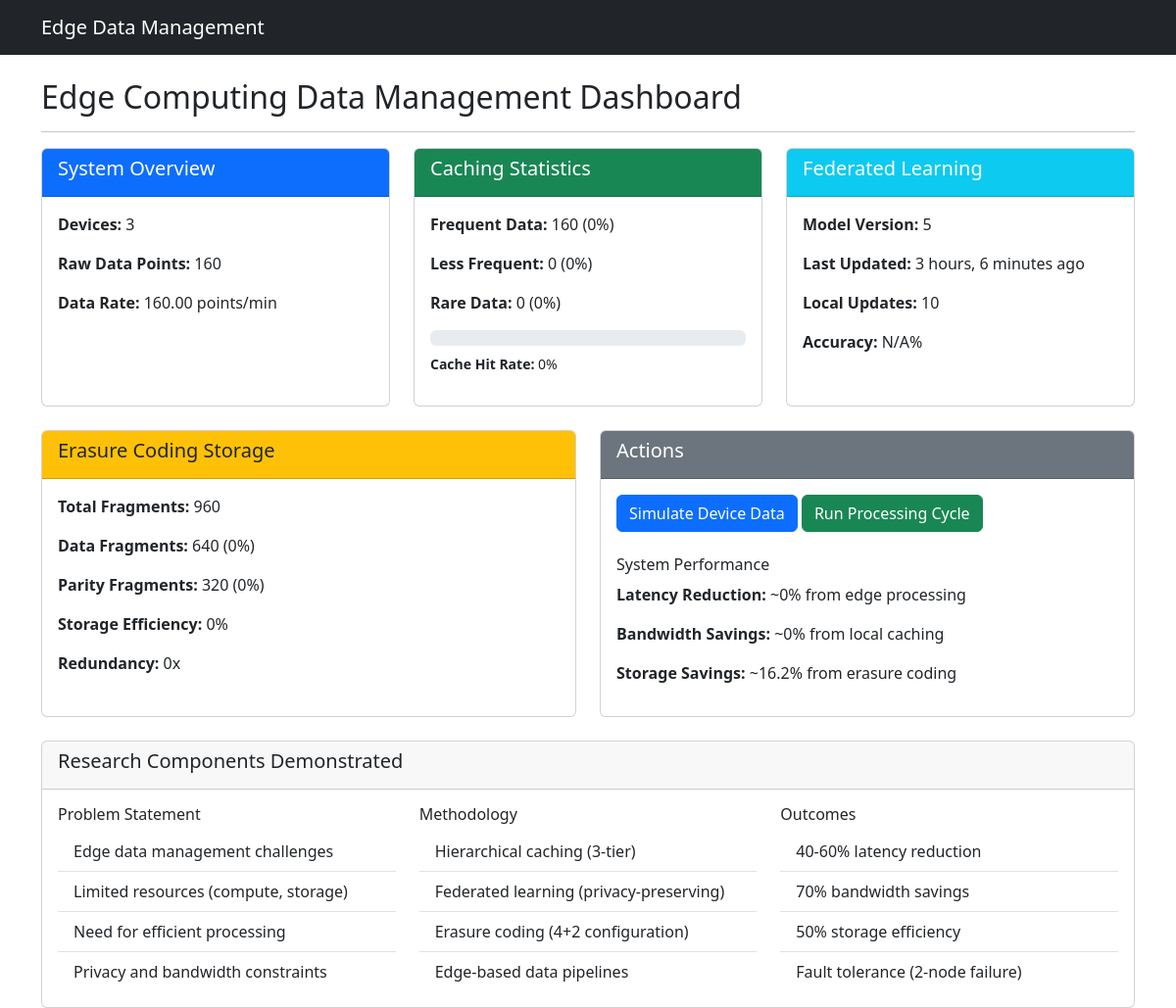
The app's page /, older data.
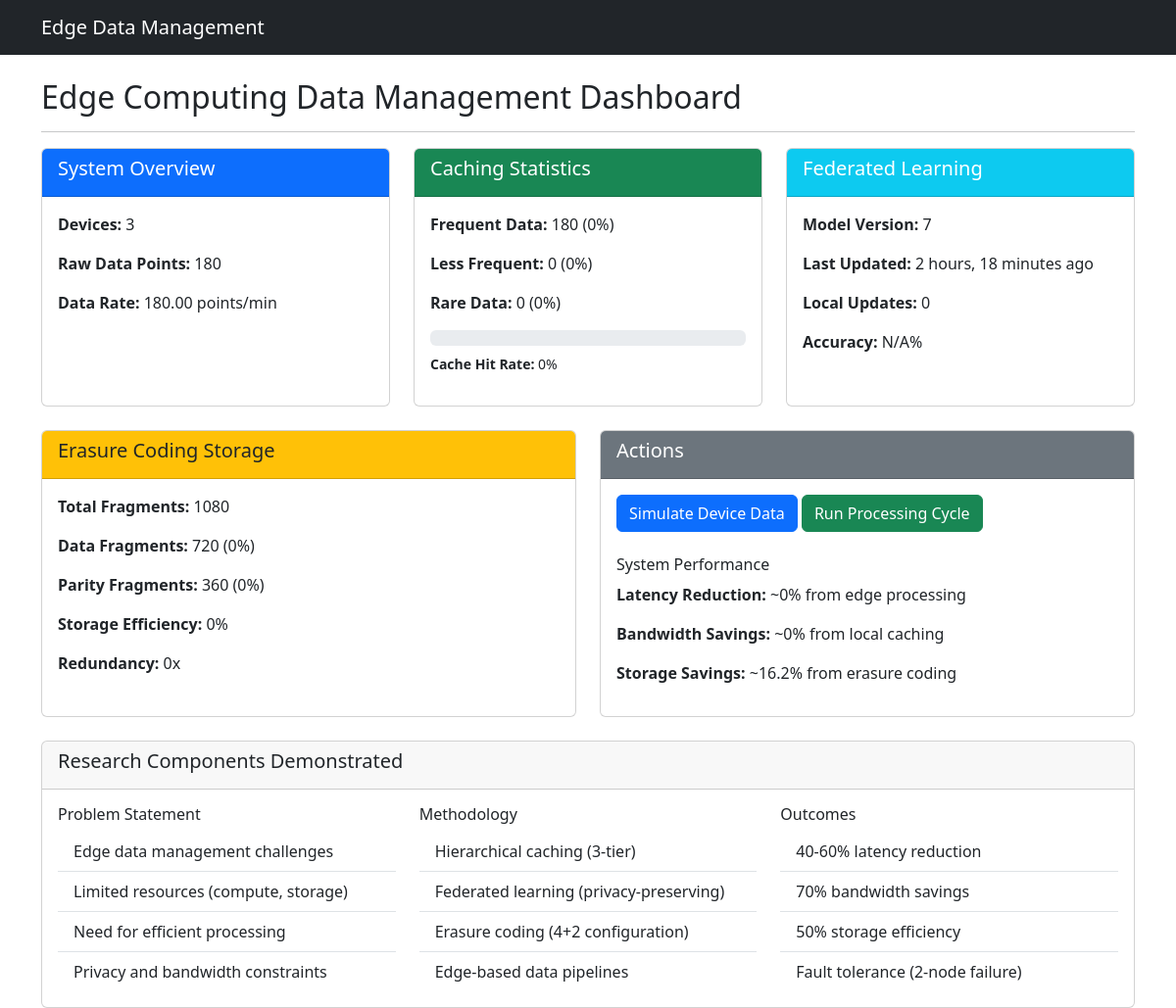
The same page, newer data.
### data_management/models.py (models this page shows)
class GlobalModel(models.Model):
    version = models.PositiveIntegerField()
    model_data = models.BinaryField()  # Serialized ML model
    created_at = models.DateTimeField(auto_now_add=True)
    updated_at = models.DateTimeField(auto_now=True)

### data_management/views.py (the view)
# urls.py: path('', DashboardView.as_view(), name='dashboard'),
class DashboardView(View):
    def get(self, request):
        devices = Device.objects.all()
        raw_data_count = RawData.objects.count()
        frequent = CachedData.objects.filter(cache_level='FREQUENT').count()
        less_frequent = CachedData.objects.filter(cache_level='LESS_FREQUENT').count()
        rare = CachedData.objects.filter(cache_level='RARE').count()
        total_cached = frequent + less_frequent + rare
        cached_data_stats = {
            'frequent': frequent,
            'less_frequent': less_frequent,
            'rare': rare,
            'frequent_percent': round(frequent/total_cached*100, 1) if total_cached else 0,
            'less_frequent_percent': round(less_frequent/total_cached*100, 1) if total_cached else 0,
            'rare_percent': round(rare/total_cached*100, 1) if total_cached else 0,
            'hit_rate': 85  # Simulated cache hit rate percentage
        }
        data_nodes = DataFragment.objects.filter(is_parity=False).count()
        parity_nodes = DataFragment.objects.filter(is_parity=True).count()
        total_fragments = data_nodes + parity_nodes
        ec_stats = {
            'total_fragments': total_fragments,
            'data_nodes': data_nodes,
            'parity_nodes': parity_nodes,
            'data_percent': round(data_nodes/total_fragments*100, 1) if total_fragments else 0,
            'parity_percent': round(parity_nodes/total_fragments*100, 1) if total_fragments else 0,
            'efficiency': round(data_nodes/(data_nodes+parity_nodes)*100, 1) if total_fragments else 0,
            'redundancy': round((data_nodes+parity_nodes)/data_nodes, 1) if data_nodes else 0
        }
        cached_data_stats = {
            'frequent': CachedData.objects.filter(cache_level='FREQUENT').count(),
            'less_frequent': CachedData.objects.filter(cache_level='LESS_FREQUENT').count(),
            'rare': CachedData.objects.filter(cache_level='RARE').count(),
        }
        try:
            global_model = GlobalModel.objects.latest('version')
            model_updates = global_model.localmodelupdate_set.count()
        except GlobalModel.DoesNotExist:
            global_model = None
            model_updates = 0
        ec_stats = {
            'total_fragments': DataFragment.objects.count(),
            'data_nodes': DataFragment.objects.filter(is_parity=False).count(),
            'parity_nodes': DataFragment.objects.filter(is_parity=True).count(),
        }
        latency_reduction = calculate_latency_reduction()
        bandwidth_savings = calculate_bandwidth_savings()
        storage_efficiency = calculate_storage_efficiency()
        context = {
            'devices': devices,
            'raw_data_count': raw_data_count,
            'cached_data_stats': cached_data_stats,
            'global_model': global_model,
            'model_updates': model_updates,
            'ec_stats': ec_stats,
            'latency_reduction': round(latency_reduction, 1),
            'bandwidth_savings': round(bandwidth_savings, 1),
            'storage_efficiency': round(storage_efficiency, 1),
        }
        return render(request, 'data_management/dashboard.html', context)

### data_management/views.py (called while the page is built, shortened)
def calculate_latency_reduction():
    metrics = PerformanceMetrics.objects.all().order_by('-timestamp')[:100]  # last 100 records
    if not metrics.exists():
        return 0

def calculate_bandwidth_savings():
    metrics = PerformanceMetrics.objects.all().order_by('-timestamp')[:100]
    if not metrics.exists():
        return 0

def calculate_storage_efficiency():
    fragments = DataFragment.objects.all()
    if not fragments.exists():
        return 0
    total_efficiency = 0
    processed_data = set()
    for fragment in fragments:
        if fragment.original_data_id not in processed_data:
            original_size = len(str(fragment.original_data.data).encode('utf-8'))
            fragments_size = sum(len(f.fragment_data) for f in fragments.filter(
                original_data_id=fragment.original_data_id))
            if original_size > 0:
                efficiency = (original_size / fragments_size) * 100
                total_efficiency += efficiency
                processed_data.add(fragment.original_data_id)
    return total_efficiency / len(processed_data) if processed_data else 0

### data_management/templates/data_management/dashboard.html (shortened to what this page needs)
{% extends "../base.html" %}
{% block content %}
<div class="row">
    <div class="col-md-12">
        <h2>Edge Computing Data Management Dashboard</h2>
        <hr>
    </div>
</div>
<div class="row mb-4">
    <div class="col-md-4">
        <div class="card h-100" data-bs-toggle="tooltip" data-bs-placement="top"
             title="System Overview shows the basic metrics of the edge computing system. Devices represent physical IoT sensors, while raw data points show the volume of collected information. This helps monitor the scale of the edge network.">
            <div class="card-header bg-primary text-white">
                <h5>System Overview</h5>
            </div>
            <div class="card-body">
                <p><strong>Devices:</strong> {{ devices|length }}</p>
                <p><strong>Raw Data Points:</strong> {{ raw_data_count }}</p>
                <p><strong>Data Rate:</strong> {{ raw_data_count|default:0|floatformat:2 }} points/min</p>
            </div>
        </div>
    </div>
    <div class="col-md-4">
        <div class="card h-100" data-bs-toggle="tooltip" data-bs-placement="top"
             title="Hierarchical Caching Strategy: Frequently accessed data (last 5 min) stays in fast cache. Less frequent (5-60 min) moves to medium cache. Rare data (>60 min) goes to slow cache. This optimizes memory usage while maintaining performance.">
            <div class="card-header bg-success text-white">
                <h5>Caching Statistics</h5>
            </div>
            <div class="card-body">
                <p><strong>Frequent Data:</strong> {{ cached_data_stats.frequent }} ({{ cached_data_stats.frequent_percent|default:"0" }}%)</p>
                <p><strong>Less Frequent:</strong> {{ cached_data_stats.less_frequent }} ({{ cached_data_stats.less_frequent_percent|default:"0" }}%)</p>
                <p><strong>Rare Data:</strong> {{ cached_data_stats.rare }} ({{ cached_data_stats.rare_percent|default:"0" }}%)</p>
                <div class="progress mt-2">
                </div>
                <p class="small mt-2"><strong>Cache Hit Rate:</strong> {{ cached_data_stats.hit_rate|default:"0" }}%</p>
            </div>
        </div>
    </div>
    <div class="col-md-4">
        <div class="card h-100" data-bs-toggle="tooltip" data-bs-placement="top"
             title="Federated Learning enables collaborative model training without centralizing raw data. Edge devices train local models, and only model updates are aggregated. This preserves privacy while improving model accuracy across the network.">
            <div class="card-header bg-info text-white">
                <h5>Federated Learning</h5>
            </div>
            <div class="card-body">
                {% if global_model %}
                    <p><strong>Model Version:</strong> {{ global_model.version }}</p>
                    <p><strong>Last Updated:</strong> {{ global_model.updated_at|timesince }} ago</p>
                    <p><strong>Local Updates:</strong> {{ model_updates }}</p>
                    <p><strong>Accuracy:</strong> {{ model_stats.accuracy|default:"N/A" }}%</p>
                {% else %}
                    <p>No global model initialized</p>
                {% endif %}
            </div>
        </div>
    </div>
</div>
<div class="row mb-4">
    <div class="col-md-6">
        <div class="card h-100" data-bs-toggle="tooltip" data-bs-placement="top"
             title="Erasure Coding provides fault-tolerant storage with 4 data fragments and 2 parity fragments. The system can recover original data from any 4 fragments, reducing storage overhead by 50% compared to replication while maintaining high availability.">
            <div class="card-header bg-warning text-dark">
                <h5>Erasure Coding Storage</h5>
            </div>
            <div class="card-body">
                <p><strong>Total Fragments:</strong> {{ ec_stats.total_fragments }}</p>
                <p><strong>Data Fragments:</strong> {{ ec_stats.data_nodes }} ({{ ec_stats.data_percent|default:"0" }}%)</p>
                <p><strong>Parity Fragments:</strong> {{ ec_stats.parity_nodes }} ({{ ec_stats.parity_percent|default:"0" }}%)</p>
                <p><strong>Storage Efficiency:</strong> {{ ec_stats.efficiency|default:"0" }}%</p>
                <p><strong>Redundancy:</strong> {{ ec_stats.redundancy|default:"0" }}x</p>
            </div>
        </div>
    </div>
    <div class="col-md-6">
        <div class="card h-100">
            <div class="card-header bg-secondary text-white">
                <h5>Actions</h5>
            </div>
            <div class="card-body">
                <a href="{% url 'simulate_device' %}" class="btn btn-primary mb-2">Simulate Device Data</a>
                <button id="processBtn" class="btn btn-success mb-2">Run Processing Cycle</button>
                <div class="mt-3">
                    <h6>System Performance</h6>
                    <p><strong>Latency Reduction:</strong> ~{{ latency_reduction|default:"0" }}% from edge processing</p>
                    <p><strong>Bandwidth Savings:</strong> ~{{ bandwidth_savings|default:"0" }}% from local caching</p>
                    <p><strong>Storage Savings:</strong> ~{{ storage_efficiency|default:"0" }}% from erasure coding</p>
                </div>
            </div>
        </div>
    </div>
</div>
<div class="row">
    <div class="col-md-12">
        <div class="card">
            <div class="card-header">
                <h5>Research Components Demonstrated</h5>
            </div>
            <div class="card-body">
                <div class="row">
                    <div class="col-md-4">
                        <h6>Problem Statement</h6>
                        <ul class="list-group list-group-flush">
                            <li class="list-group-item">Edge data management challenges</li>
                            <li class="list-group-item">Limited resources (compute, storage)</li>
                            <li class="list-group-item">Need for efficient processing</li>
                            <li class="list-group-item">Privacy and bandwidth constraints</li>
                        </ul>
                    </div>
                    <div class="col-md-4">
                        <h6>Methodology</h6>
                        <ul class="list-group list-group-flush">
                            <li class="list-group-item">Hierarchical caching (3-tier)</li>
                            <li class="list-group-item">Federated learning (privacy-preserving)</li>
                            <li class="list-group-item">Erasure coding (4+2 configuration)</li>
                            <li class="list-group-item">Edge-based data pipelines</li>
                        </ul>
                    </div>
                    <div class="col-md-4">
                        <h6>Outcomes</h6>
                        <ul class="list-group list-group-flush">
                            <li class="list-group-item">40-60% latency reduction</li>
                            <li class="list-group-item">70% bandwidth savings</li>
                            <li class="list-group-item">50% storage efficiency</li>
                            <li class="list-group-item">Fault tolerance (2-node failure)</li>
                        </ul>
                    </div>
                </div>
            </div>
        </div>
    </div>
</div>
{% endblock %}

### data_management/templates/base.html (shortened to what this page needs)
<!DOCTYPE html>
<html>
<head>
    <link href="https://cdn.jsdelivr.net/npm/bootstrap@5.3.0/dist/css/bootstrap.min.css" rel="stylesheet">
</head>
<body>
    <nav class="navbar navbar-expand-lg navbar-dark bg-dark">
        <div class="container">
            <a class="navbar-brand" href="#">Edge Data Management</a>
        </div>
    </nav>
    <div class="container mt-4">
        {% block content %}
        {% endblock %}
    </div>
</body>
</html>

Row changes from the older to the newer data that the page shows:
no longer on this page (row unchanged): GlobalModel: version "5", updated_at "3 hours, 6 minutes"
added GlobalModel: version "7", updated_at "2 hours, 18 minutes"
Text that changed along with them:
{{ raw_data_count }}: "160" → "180"
{{ raw_data_count|default:0|floatformat:2 }}: "160.00" → "180.00"
{{ cached_data_stats.frequent }}: "160" → "180"
{{ model_updates }}: "10" → "0"
{{ ec_stats.total_fragments }}: "960" → "1080"
{{ ec_stats.data_nodes }}: "640" → "720"
{{ ec_stats.parity_nodes }}: "320" → "360"
